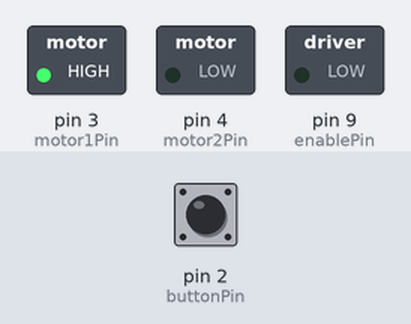
Recording of a sketch running on a simulated Arduino Uno, built with avr-gcc and run on an emulated ATmega328P. On the bench: switched loads named in the sketch (green lamp = pin HIGH). The test bench sets the inputs (shaded band); at power-on: pin 2 (buttonPin) LOW. What the sketch prints to the serial monitor is not drawn.

Above: at 1.2 s.
1.3 s: pin 2 (buttonPin) pulled HIGH for 0.15 s
At 1.38 s:
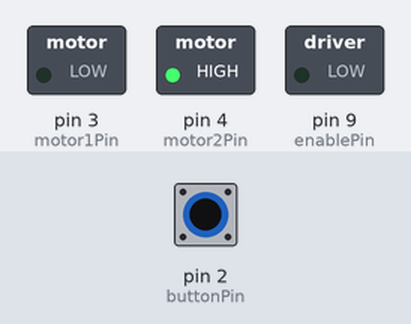
2.9 s: pin 2 (buttonPin) pulled HIGH for 3.2 s
At 7.4 s:
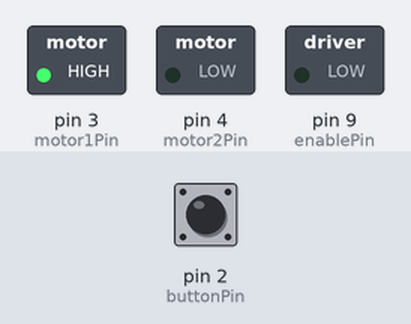
Timing chart, 0 to 8.9 s (numbered marks = the images above; inputs shaded):
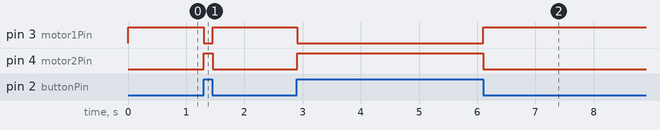

The sketch:

lab_5.ino
```cpp
const int buttonPin = 2;
const int motor1Pin = 3;
const int motor2Pin = 4;
const int enablePin = 9;
int button = 0;


void setup() {
  // put your setup code here, to run once:
  pinMode(buttonPin, INPUT);
  pinMode(motor1Pin, OUTPUT);
  pinMode(motor2Pin, OUTPUT);
  pinMode(enablePin, OUTPUT);
  //digitalWrite(enablePin, HIGH);
  Serial.begin(9600); //start serial communication
}

void loop() {
  // put your main code here, to run repeatedly:
  button = digitalRead(buttonPin);
  Serial.println(button);

  if(button == HIGH){
    digitalWrite(motor1Pin, LOW);
    digitalWrite(motor2Pin, HIGH);
  }
  else{
    digitalWrite(motor1Pin, HIGH);
    digitalWrite(motor2Pin, LOW);
  }

}
```

Measured:
- after the input at 1.3 s, pin 3 (motor1Pin): HIGH → LOW at once, → HIGH 0.15 s later; pin 4 (motor2Pin): LOW → HIGH at once, → LOW 0.15 s later
- after the input at 2.9 s, pin 3 (motor1Pin): HIGH → LOW at once, → HIGH 3.2 s later; pin 4 (motor2Pin): LOW → HIGH at once, → LOW 3.2 s later
